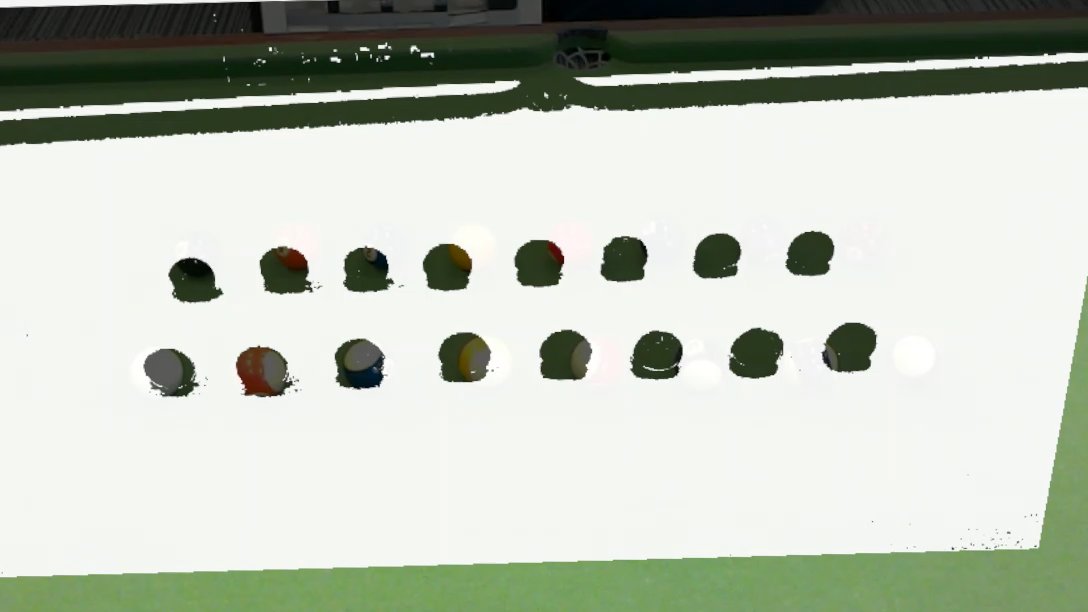
//> input picture frame 8 of test/t1.mp4, 1088 x 612 px
$ ./detectball   (built with g++ and OpenCV 4)
//> lines starting //> are read from the running program, lines starting //| are printed output that depends on the picture
// ConsoleApplication1.cpp : Defines the entry point for the console application.
//


#include <opencv2/opencv.hpp>
#include <iostream>
#include<opencv2/video/video.hpp>
#include<opencv2/video/background_segm.hpp>


using namespace std;
using namespace cv;

//global variables

Mat frame;

int main() {

    // Create a VideoCapture object and open the input file
    // If the input is the web camera, pass 0 instead of the video file name
    VideoCapture cap("t1.mp4");

    // Default resolution of the frame is obtained.The default resolution is system dependent.
    int frame_width = cap.get(CV_CAP_PROP_FRAME_WIDTH);
    int frame_height = cap.get(CV_CAP_PROP_FRAME_HEIGHT);


    // Check if camera opened successfully
    if (!cap.isOpened()) {
        cout << "Error opening video stream or file" << endl;
        return -1;
    }

    bool Play = true;
    int i=0;
    while (1 && i<2) {

        // Capture frame-by-frame
        if (Play){
            cap >> frame;
//> frame is the input picture: 612 rows x 1088 cols, CV_8UC3; mean B, G, R 183.8, 195.2, 188.7

            // If the frame is empty, break immediately
            if (frame.empty())
                break;

            i=i+1;

            //imwrite("situation.png",frame);

            // H channel
            Mat HSVframe;
            vector<Mat> channels(3);
            cv::cvtColor(frame, HSVframe, CV_BGR2HSV);
//> HSVframe: 612 rows x 1088 cols, CV_8UC3; mean H, S, V 47.4, 32.5, 195.6
            cv::split(HSVframe, channels);
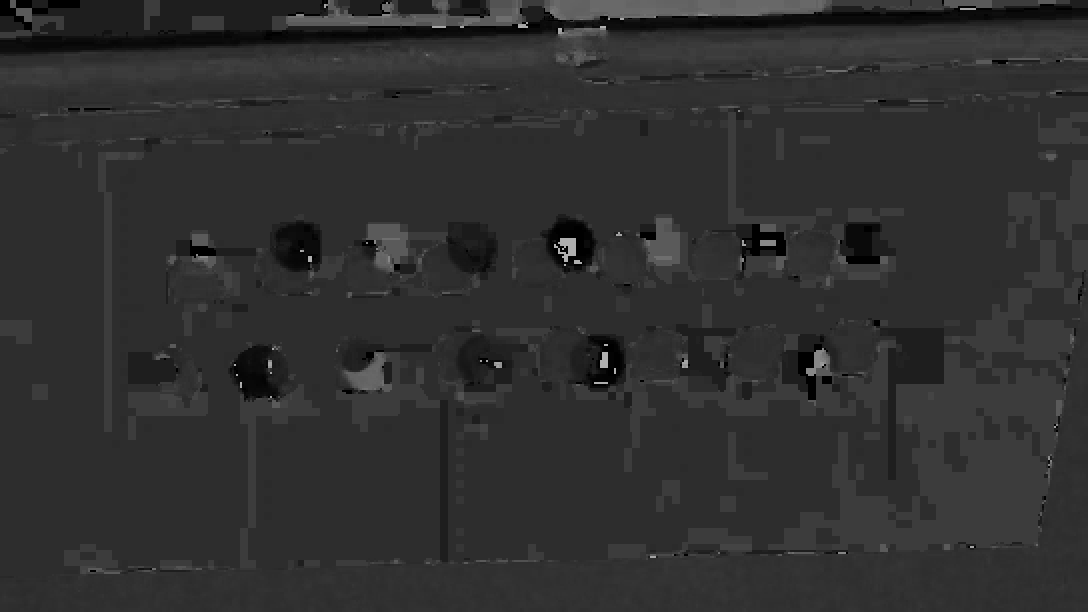
//> channels[0]: 612 rows x 1088 cols, CV_8UC1; min 0, max 179, mean 47.4
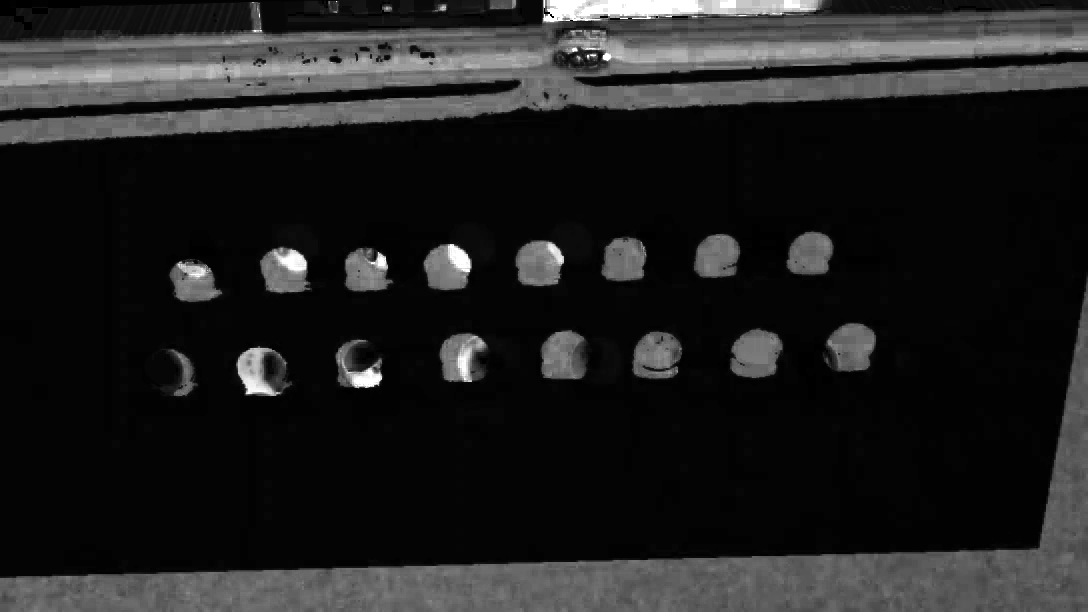
//> channels[1]: 612 rows x 1088 cols, CV_8UC1; min 0, max 255, mean 32.5
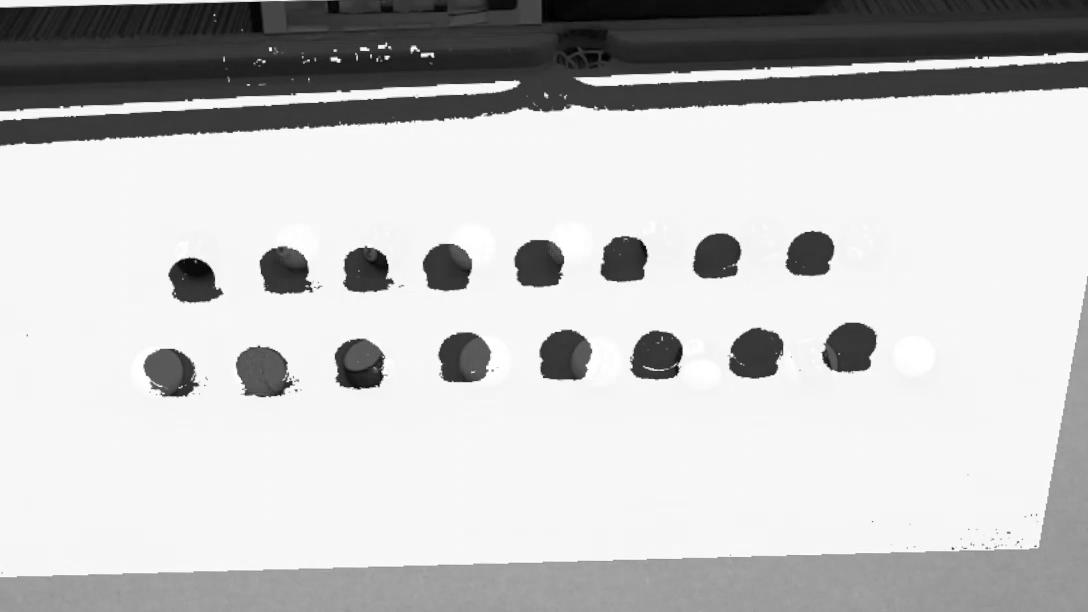
//> channels[2]: 612 rows x 1088 cols, CV_8UC1; min 0, max 255, mean 195.6
            Mat hframe;
            hframe = channels[0];
            Mat S = channels[1];
            Mat V = channels[2];


            vector<Mat> channels2(3);
            frame.convertTo(frame, CV_64FC4);
//> frame: 612 rows x 1088 cols, CV_64FC3
            cv::split(frame, channels2);
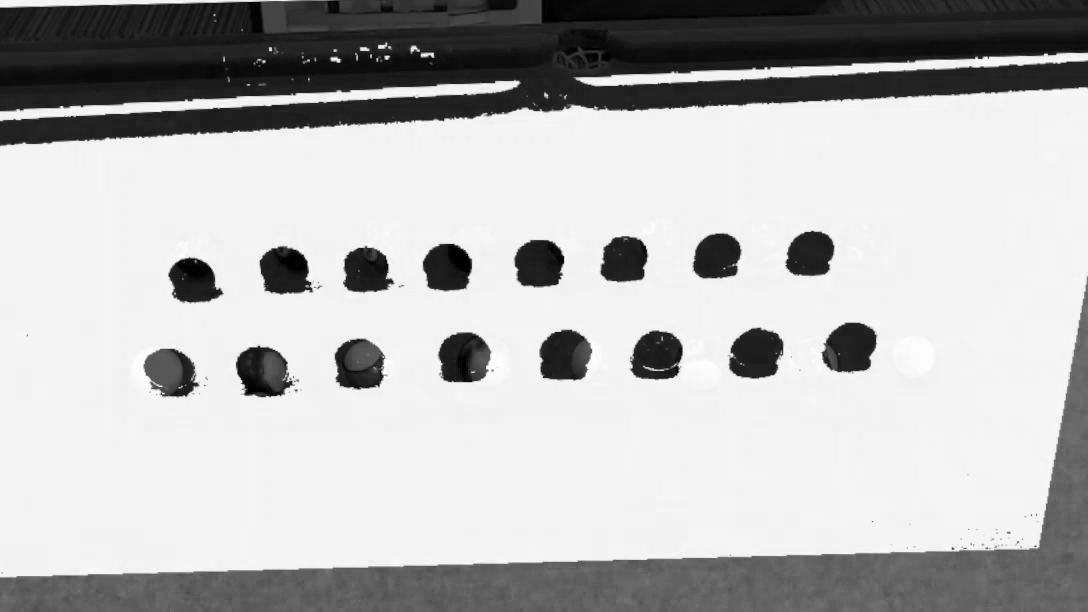
//> channels2[0]: 612 rows x 1088 cols, CV_64FC1; min 0, max 255, mean 183.8
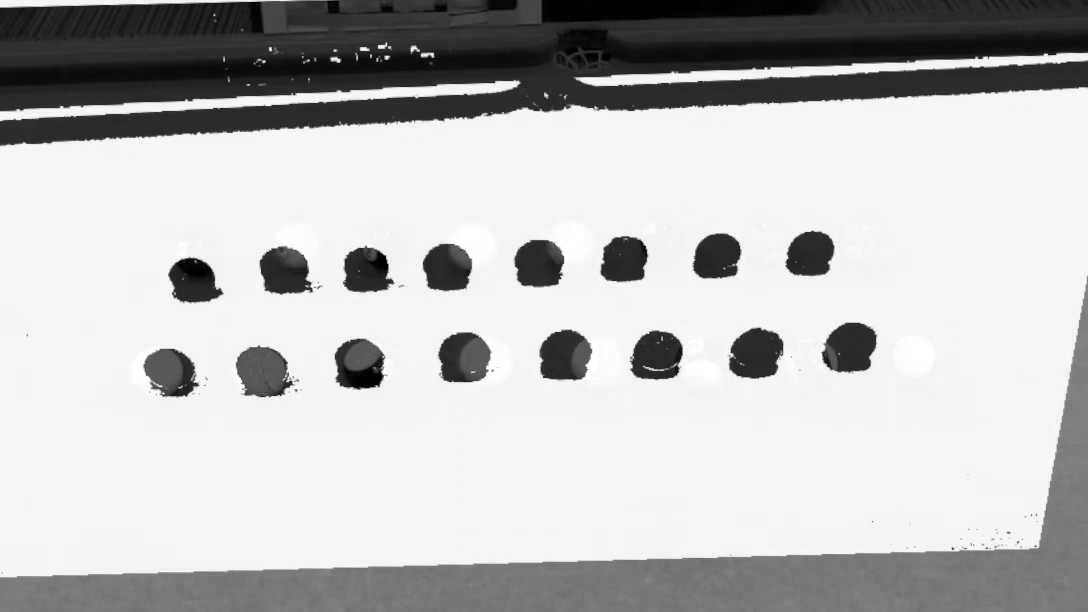
//> channels2[2]: 612 rows x 1088 cols, CV_64FC1; min 0, max 255, mean 188.7
            Mat B = channels2[0];
            Mat G = channels2[1];
            Mat R = channels2[2];

            Mat I=B+G+R;
            Mat BC,RC,GC;
            cv::divide(B,I,BC);
            cv::divide(G,I,GC);
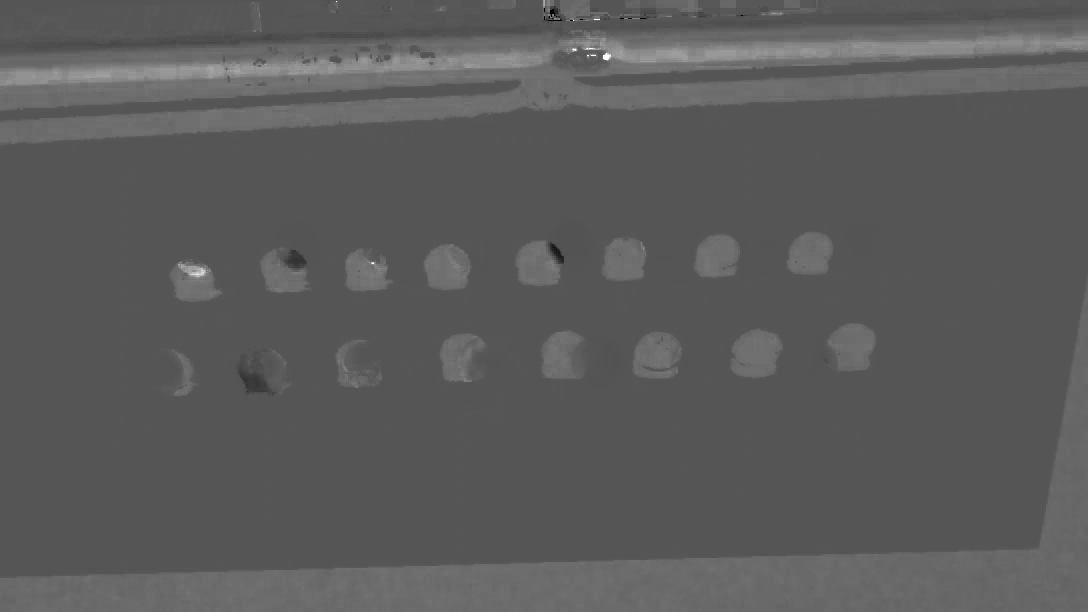
//> GC: 612 rows x 1088 cols, CV_64FC1; 0% of the values are NaN or infinite; the others: min 0, max 1, mean 0.36; drawn with min black, max white, NaN and infinite black
            cv::divide(R,I,RC);
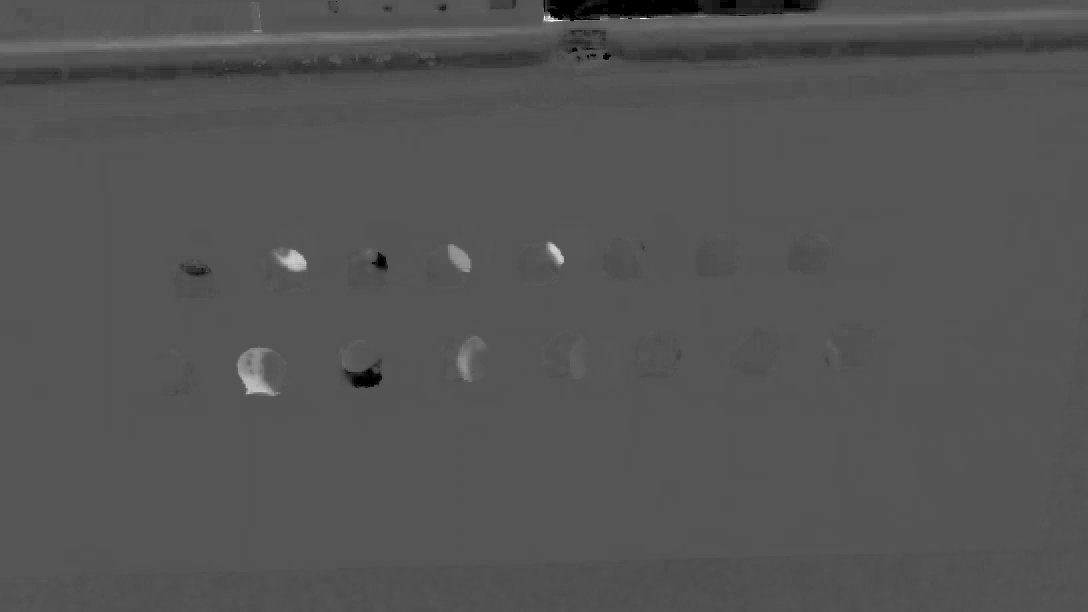
//> RC: 612 rows x 1088 cols, CV_64FC1; 0% of the values are NaN or infinite; the others: min 0, max 1, mean 0.329; drawn with min black, max white, NaN and infinite black
            vector<Mat> channels3(3);
            channels3[0]=BC;
            channels3[1]=GC;
            channels3[2]=RC;
            Mat Nframe;

            //normalize(BC,BC,0,1,NORM_MINMAX);
            //normalize(GC,GC,0,1,NORM_MINMAX);
            //normalize(RC,RC,0,1,NORM_MINMAX);

            cv::merge(channels3,Nframe);
//> Nframe: 612 rows x 1088 cols, CV_64FC3; 0% of the values are NaN or infinite; the others: min 0, max 1, mean 0.333

            Nframe=Nframe*255;
//> Nframe: 612 rows x 1088 cols, CV_64FC3; 0% of the values are NaN or infinite; the others: min 0, max 255, mean 85
            frame.convertTo(frame, CV_8UC4);

            imshow("Nframe", Nframe);
            imshow("frame", frame);
            imwrite("Nframe.png",Nframe);


            // [467 lines of commented-out code are left out]
        imshow("frame", frame);
        //imshow("threshold2", threshold2);
        //imshow("Icontours", Icontours);
        //imshow("Icontours2", Icontours2);


      Play = !Play;


        }

        //Press Space to pause
        char b = (char)waitKey(1);
        if (b == 'p')
            Play = !Play;


        // Press  ESC on keyboard to exit
        char c = (char)waitKey(25);
        if (c == 27)
            break;

    }

    // When everything done, release the video capture object
    cap.release();
    //video.release();

    // Closes all the frames
    //destroyAllWindows();

    return 0;
}

$ run again, starting later in the video
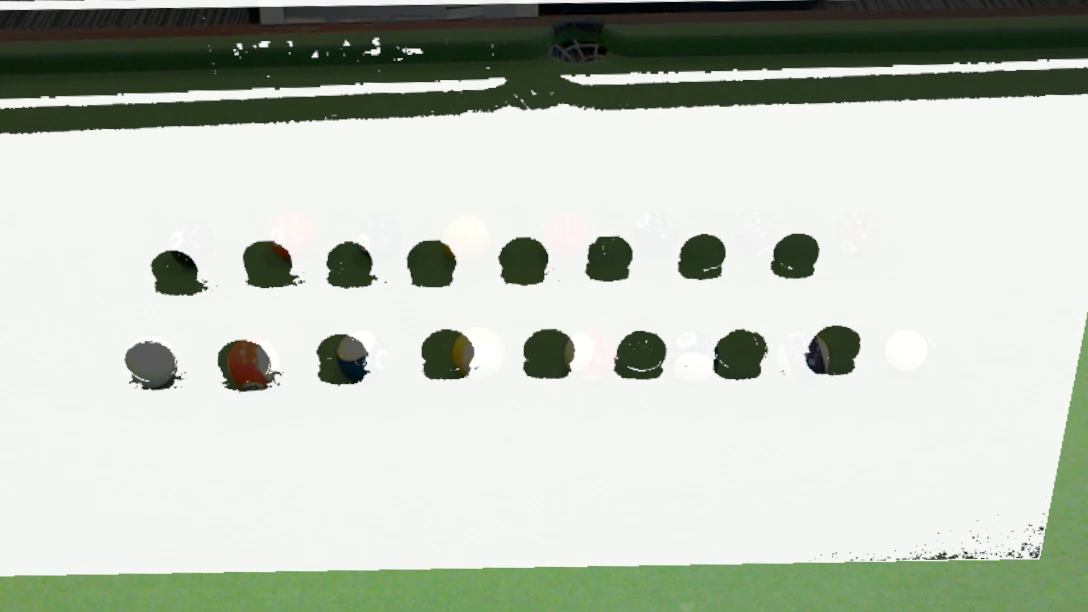
//> input picture frame 39 of test/t1.mp4, 1088 x 612 px
//> frame is the input picture: 612 rows x 1088 cols, CV_8UC3; mean B, G, R 186.8, 197.5, 190.9
//> HSVframe: 612 rows x 1088 cols, CV_8UC3; mean H, S, V 49.5, 31.3, 197.9
//> `cv::split(HSVframe, channels);`:
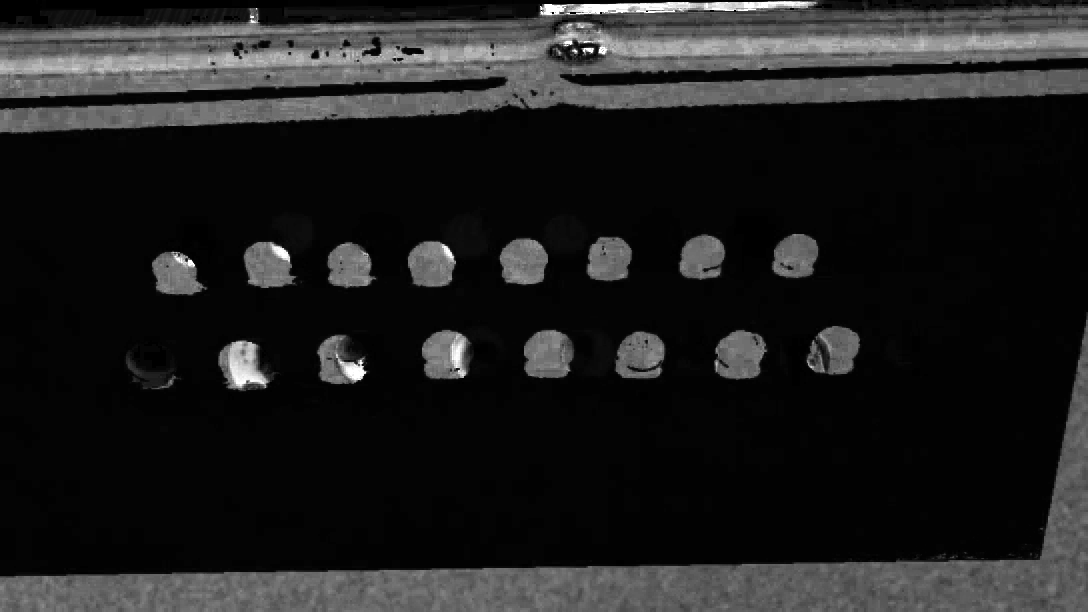
//> channels[1]: 612 rows x 1088 cols, CV_8UC1; min 0, max 255, mean 31.3
//> frame: 612 rows x 1088 cols, CV_64FC3
//> `cv::divide(R,I,RC);`:
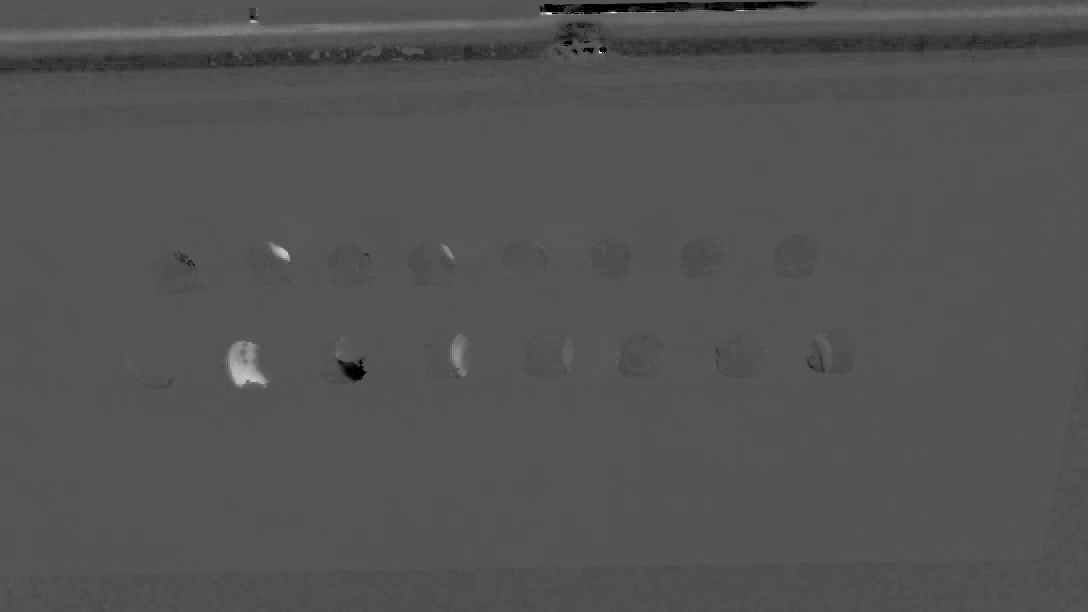
//> RC: 612 rows x 1088 cols, CV_64FC1; 0% of the values are NaN or infinite; the others: min 0, max 1, mean 0.328; drawn with min black, max white, NaN and infinite black

$ run again, starting later in the video
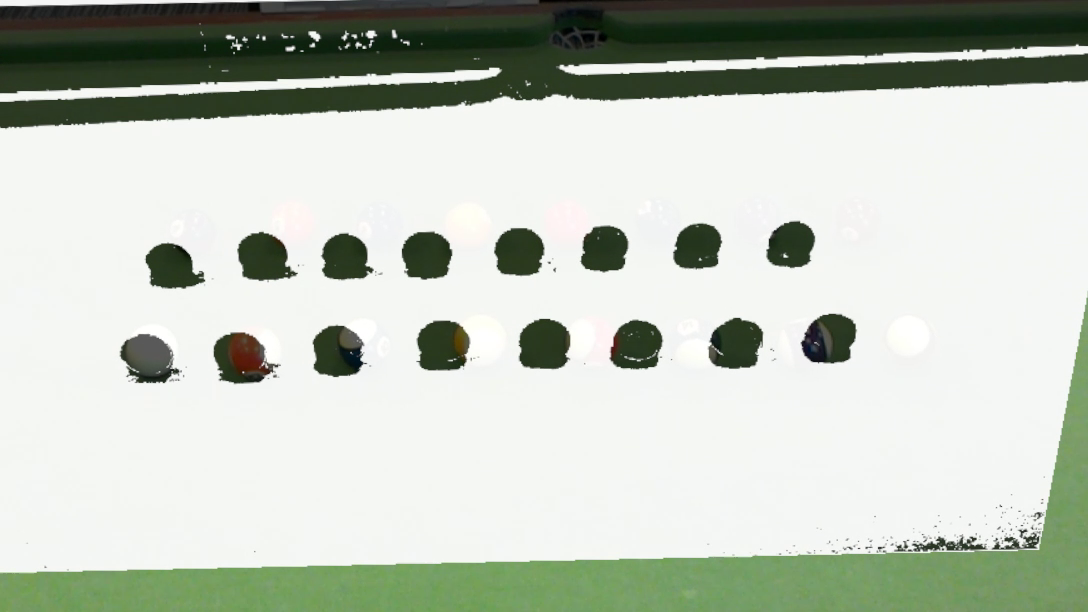
//> input picture frame 69 of test/t1.mp4, 1088 x 612 px
//> frame is the input picture: 612 rows x 1088 cols, CV_8UC3; mean B, G, R 187.6, 198.9, 191.8
//> HSVframe: 612 rows x 1088 cols, CV_8UC3; mean H, S, V 49.5, 31.1, 199.2
//> `cv::split(HSVframe, channels);`:
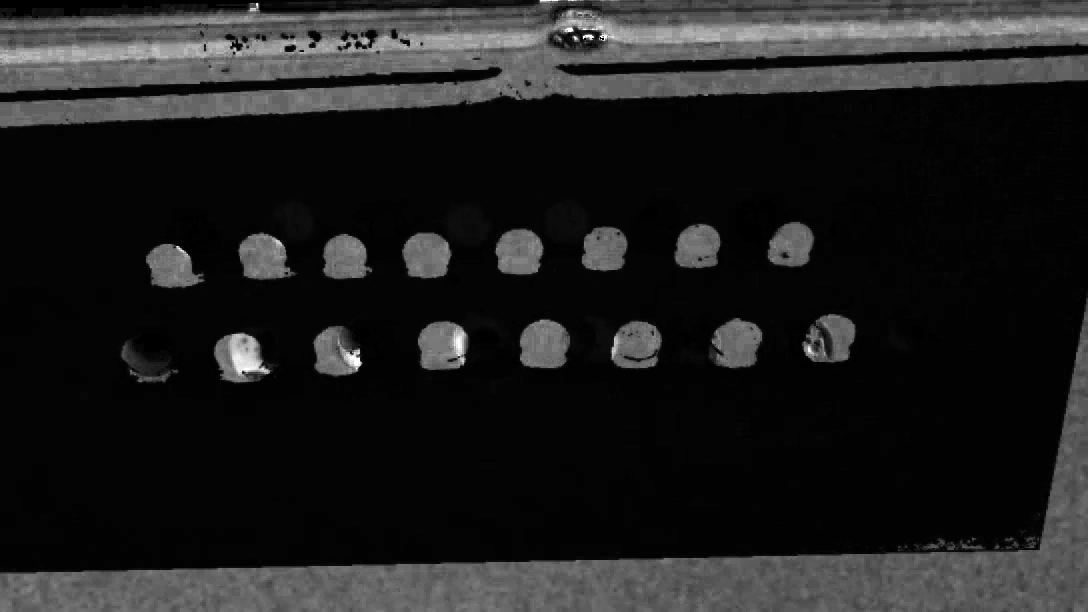
//> channels[1]: 612 rows x 1088 cols, CV_8UC1; min 0, max 255, mean 31.1
//> frame: 612 rows x 1088 cols, CV_64FC3
//> `cv::divide(R,I,RC);`:
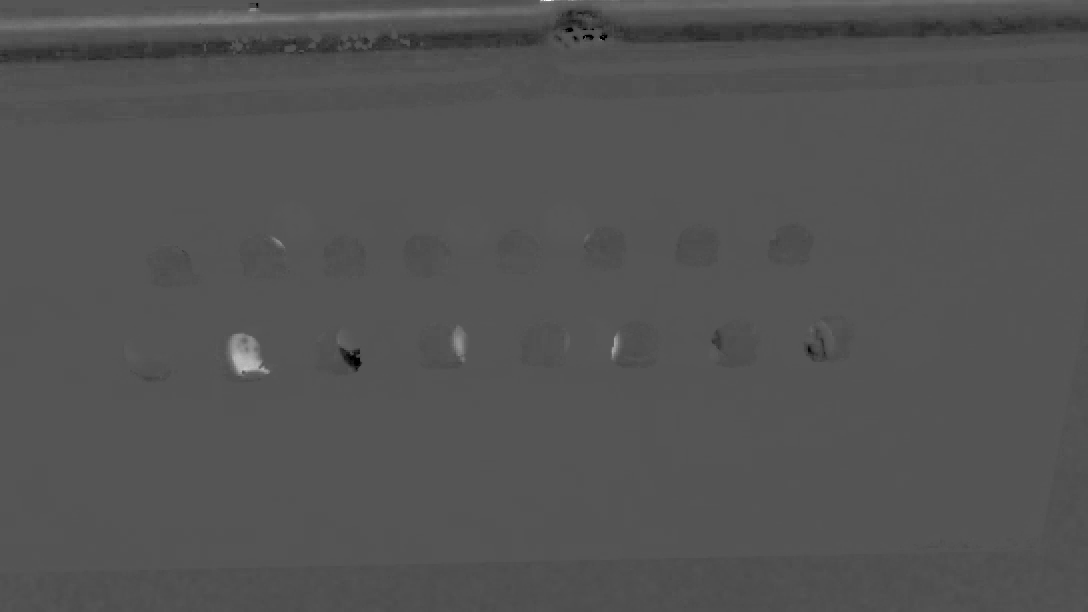
//> RC: 612 rows x 1088 cols, CV_64FC1; 0% of the values are NaN or infinite; the others: min 0, max 1, mean 0.328; drawn with min black, max white, NaN and infinite black
